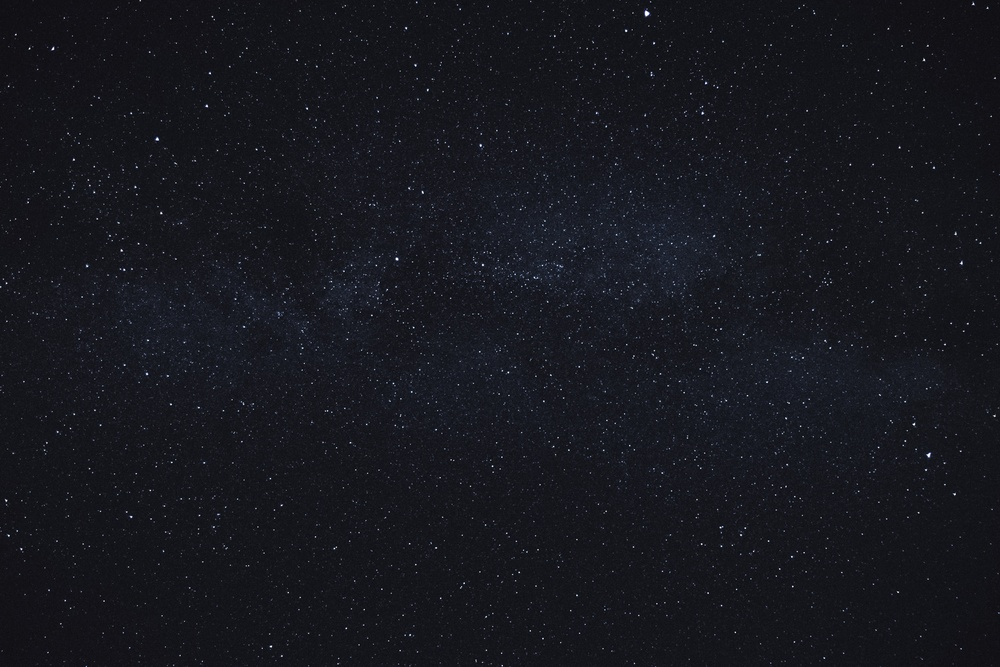
%> input picture stock_photos/stock_01.jpg, 1000 x 667 px, shrunk from 5150 x 3433 before the run
$ octave frequency_division_deblur.m   (GNU Octave 9; MATLAB toolbox functions it lacks are replaced by stand-ins)
%> lines starting %> are read from the running program, lines starting %| are printed output that depends on the picture; long printed decimals are rounded
clear, close all
img_path = 'stock_photos/stock_01.jpg';
I = rgb2gray(im2double(imread(img_path)));
%> I: size 667x1000 double; min 0.00224, max 0.999, mean 0.0947

I = I(1:500, 1:500);
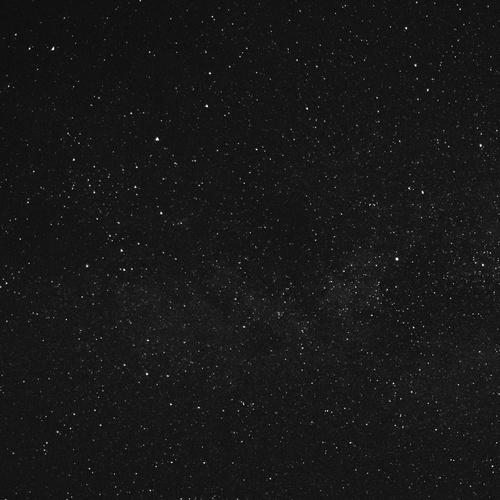
%> I: size 500x500 double; min 0.00402, max 0.999, mean 0.0956

% blur kernel
c_size = 25;
c = zeros(c_size);
c(ceil(c_size/2),:) = 1/c_size;

% functions converting a point spread function (convolution kernel) to the
% corresponding optical transfer function (Fouier multiplier)
p2o = @(x) psf2otf(x, size(I));

% precompute OTFs
cFT     = p2o(c);
cTFT    = conj(p2o(c));

cFT = cFT + 0.001;

% blur image with kernel
Ib = ifft2(fft2(I).*cFT);
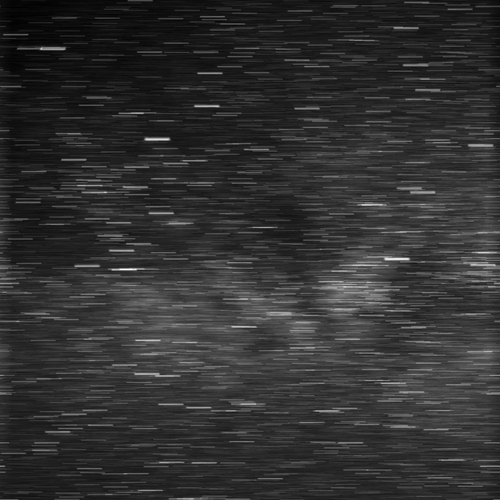
%> Ib: size 500x500 double; min 0.0661, max 0.218, mean 0.0957; drawn with min black and max white

% add noise to blurred image
sigma = 0.001;
b = Ib + sigma.*randn(size(I));
%b = Ib;

% Direct frequency division
filtered = ifft2(fft2(b)./cFT);
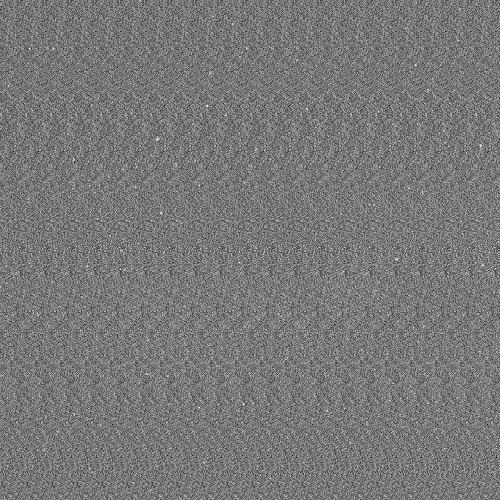
%> filtered: size 500x500 double; min -0.955, max 1.26, mean 0.0956; drawn with min black and max white
imshow(filtered)
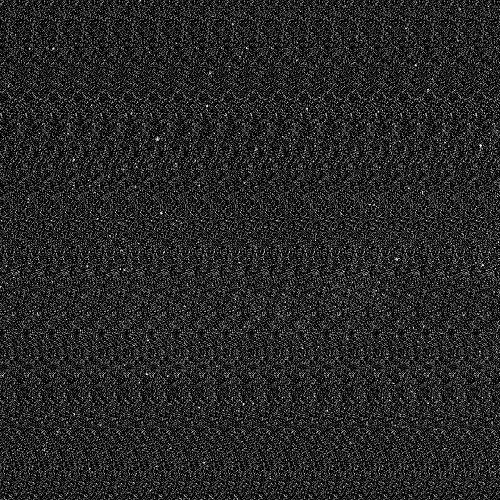
%> displayed picture: size 500x500, on the screen's scale of 0 to 255; min 0, max 255, mean 37.3
img_name = sprintf('wiener_filtering_%d.png',sigma);
imwrite(filtered,img_name);

% find PSNR
MSE = 1/(size(I,1)*size(I,2)*3)*(sum((I-filtered).^2,'all'));
%> MSE = 0.0169
PSNR = 10*log10(max(I,[],'all')^2/MSE);
%> PSNR = 17.72
fprintf('Frequency Division PSNR = %f \n',PSNR);
%| Frequency Division PSNR = 17.719

$ run again, with stock_photos/stock_03.jpg copied over stock_photos/stock_01.jpg
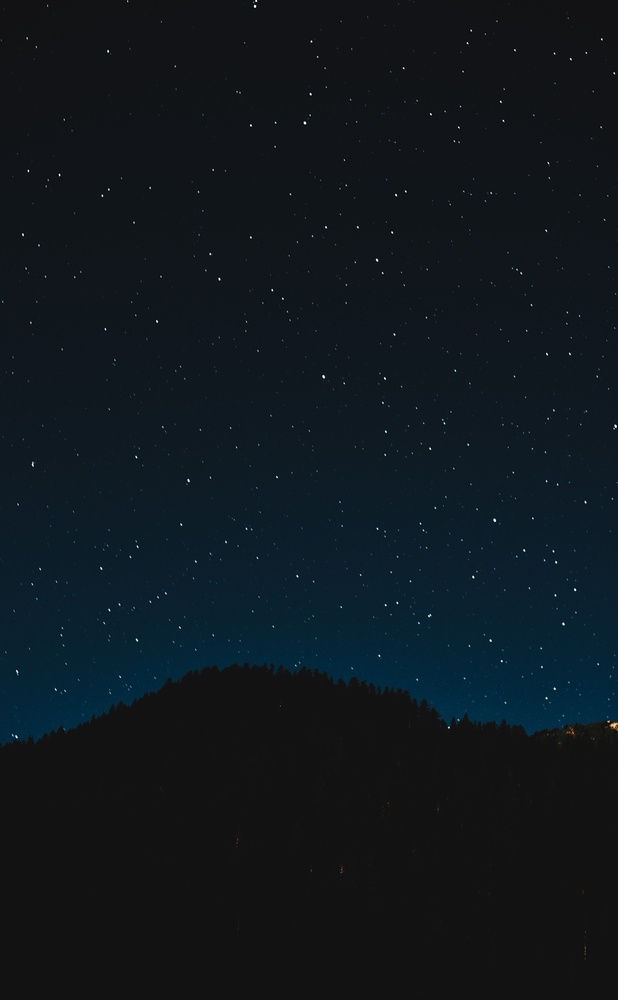
%> input picture stock_photos/stock_03.jpg, 618 x 1000 px, shrunk from 3030 x 4903 before the run
%> `filtered = ifft2(fft2(b)./cFT);`:
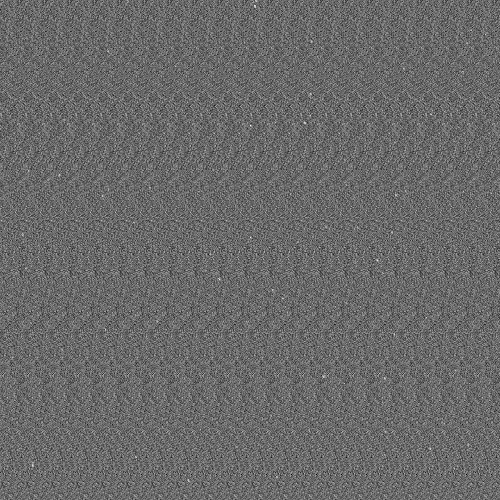
%> filtered: size 500x500 double; min -0.938, max 1.52, mean 0.0834; drawn with min black and max white
%> `imshow(filtered)`:
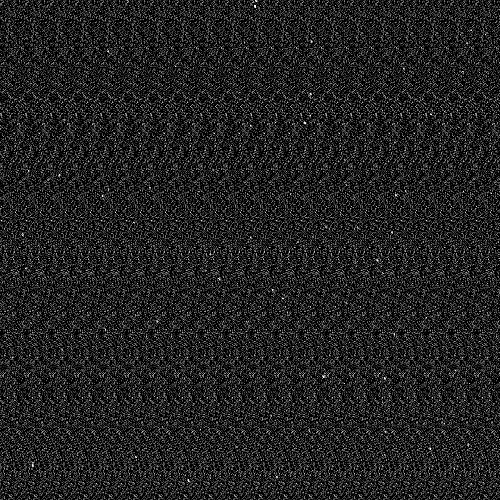
%> displayed picture: size 500x500, on the screen's scale of 0 to 255; min 0, max 255, mean 35.1
%> MSE = 0.0169
%> PSNR = 17.72
%| Frequency Division PSNR = 17.719

$ run again, with stock_photos/stock_04.jpg copied over stock_photos/stock_01.jpg
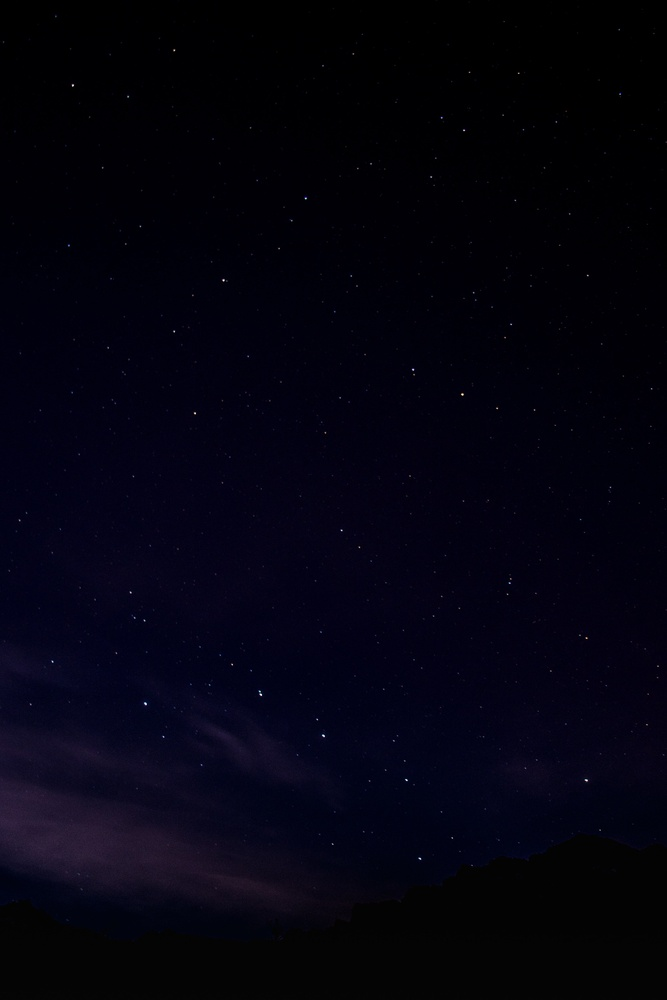
%> input picture stock_photos/stock_04.jpg, 667 x 1000 px, shrunk from 3468 x 5202 before the run
%> `filtered = ifft2(fft2(b)./cFT);`:
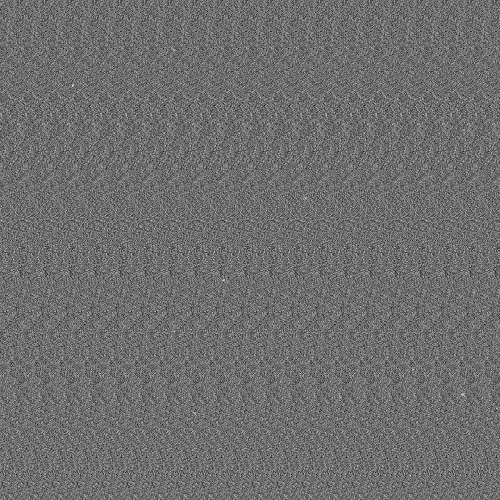
%> filtered: size 500x500 double; min -1.02, max 1.35, mean 0.00716; drawn with min black and max white
%> `imshow(filtered)`:
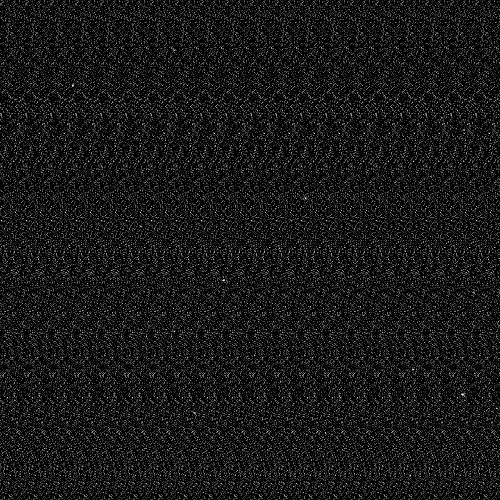
%> displayed picture: size 500x500, on the screen's scale of 0 to 255; min 0, max 255, mean 23.9
%> MSE = 0.0169
%> PSNR = 17.67
%| Frequency Division PSNR = 17.669
